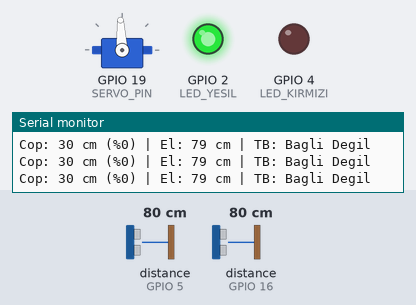
This sketch was run on a simulated ESP32. Shown: servo, output pins drawn as LEDs (lit = HIGH), the last lines printed to the serial monitor. Wiring (inferred from the names in the program): 2 × ultrasonic range finder: trigger GPIO 17, echo GPIO 16 / trigger GPIO 18, echo GPIO 5. The inputs (shaded band) are chosen by the test bench; at power-on: distance to the obstacle (sensors on GPIO 16, GPIO 5) 80 cm. The echo pulse lasts 58.3 µs per cm; WiFi joins after 1.5 s; servers stay silent unless stated; no MQTT or app messages arrive unless stated; pins used as bus, display or sensor lines are not drawn.

Above: at 2.7 s.
2.8 s: distance to the obstacle (sensor on GPIO 16) set to 2 cm
At 3.1 s:
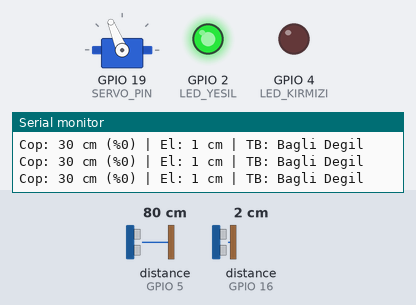
5.2 s: distance to the obstacle (sensor on GPIO 5) set to 9 cm
At 8.1 s:
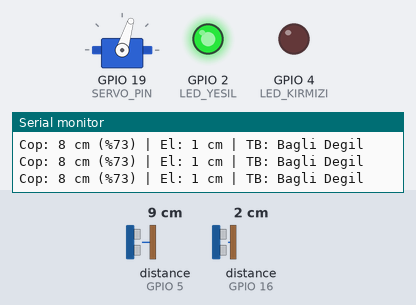
8.2 s: distance to the obstacle (sensor on GPIO 5) set to 6 cm
At 9.9 s:
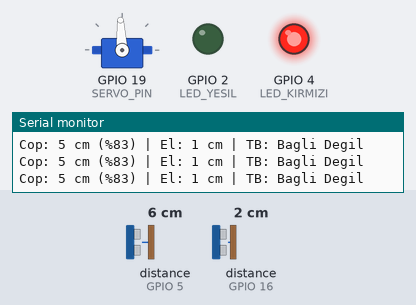
Timing chart, 0 to 11.4 s (numbered marks = the images above; inputs shaded):
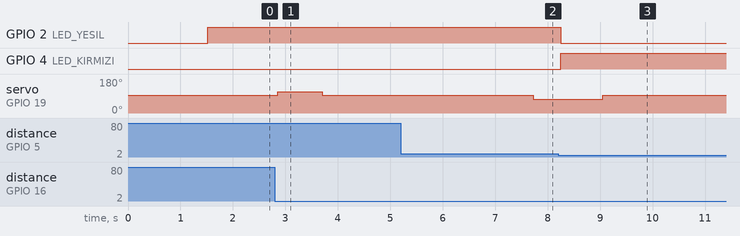

The sketch:

SmartTrashBin.ino
```cpp
#include <WiFi.h>
#include <PubSubClient.h>
#include <ESP32Servo.h>

// --- PİN TANIMLAMALARI ---
const int SEVIYE_TRIG = 18;  // 1. Sensör (İçerideki - Çöp Seviyesi)
const int SEVIYE_ECHO = 5;
const int EL_TRIG = 17;      // 2. Sensör (Dışarıdaki - El Algılama)
const int EL_ECHO = 16;

const int SERVO_PIN = 19;    // Servo Motor
const int LED_YESIL = 2;     // D2 Pini (Yeşil LED)
const int LED_KIRMIZI = 4;   // D4 Pini (Kırmızı LED)

// --- PROJE VE CİHAZ AYARLARI ---
const int COP_KUTUSU_BOYUTU = 30;   // Maket çöp kutusu boyutu (cm)
const int DOLULUK_ESIGI = 80;       // %80 ve üzeri dolu kabul edilir
const int EL_ALGILAMA_MESAFESI = 5;   // El algılama eşiği 5 cm

// --- WI-FI VE THINGSBOARD AYARLARI ---
const char* WIFI_SSID = "BURAYA_WIFI_ADINIZI_GIRIN";
const char* WIFI_PASSWORD = "BURAYA_WIFI_SIFRENIZI_GIRIN";

const char* TB_SERVER = "mqtt.thingsboard.cloud";
const int TB_PORT = 1883;
const char* TB_TOKEN = "BURAYA_THINGSBOARD_TOKEN_GIRIN";

// --- NESNELER VE YARDIMCI DEĞİŞKENLER ---
Servo kapakServosu;
WiFiClient espClient;
PubSubClient client(espClient);

unsigned long sonVeriGondermeZamani = 0;
const unsigned long VERI_GONDERME_ARALIGI = 1000; // Buluta 1 saniyede bir veri gönder (gecikmeyi azaltmak için)
unsigned long sonBaglantiDenemeZamani = 0;
const unsigned long BAGLANTI_DENEME_ARALIGI = 10000; // Bağlantı koparsa 10 saniyede bir dene (Non-blocking)

// --- SERVO DURUMLARI (360 Derece Servo İçin) ---
enum KapakDurumu {
  KAPALI,
  ACILIYOR,
  ACIK,
  KAPANIYOR
};
KapakDurumu kapakDurumu = KAPALI;
unsigned long kapakAksiyonZamani = 0;
const unsigned long KAPAK_HAREKET_SURESI = 800; // Kapak açılma/kapanma motor dönme süresi (milisaniye)
const unsigned long KAPAK_ACIK_BEKLEME_SURESI = 4000; // Kapağın açık kalma süresi (milisaniye)

// 360 Derece Servo için mikrosaniye (pulse width) tanımlamaları
const int SERVO_DUR = 1500;       // Motoru durduran nötr değer (Standart: 1500)
const int SERVO_AC_YON = 1700;    // Kapak açma yönü (1500-2000 arası). Ters ise 1300 yapın.
const int SERVO_KAPA_YON = 1300;  // Kapak kapama yönü (1000-1500 arası). Ters ise 1700 yapın.

// Mesafe ölçen yardımcı fonksiyon
int mesafeOlc(int trigPin, int echoPin) {
  digitalWrite(trigPin, LOW);
  delayMicroseconds(2);
  digitalWrite(trigPin, HIGH);
  delayMicroseconds(10);
  digitalWrite(trigPin, LOW);

  long duration = pulseIn(echoPin, HIGH, 15000); // Zaman aşımını 15ms'ye çektik (yaklaşık 2.5 metre için yeterli, okuma hızını artırır)
  int mesafe = duration * 0.034 / 2;
  return mesafe;
}

// Wi-Fi bağlantı fonksiyonu
void wifiKur() {
  delay(10);
  Serial.println();
  Serial.print("Wi-Fi baglantisi kuruluyor: ");
  Serial.println(WIFI_SSID);

  WiFi.begin(WIFI_SSID, WIFI_PASSWORD);

  // Kurulumda baglanana kadar bekleyebiliriz
  int denemeSayisi = 0;
  while (WiFi.status() != WL_CONNECTED && denemeSayisi < 20) {
    delay(500);
    Serial.print(".");
    denemeSayisi++;
  }

  if (WiFi.status() == WL_CONNECTED) {
    Serial.println("");
    Serial.println("Wi-Fi baglandi!");
    Serial.print("IP adresi: ");
    Serial.println(WiFi.localIP());
  } else {
    Serial.println("\nWi-Fi baglantisi kurulamadi! Sistem offline modda baslatiliyor.");
  }
}

// ThingsBoard MQTT Bağlantı fonksiyonu (Non-blocking yapabilmek için sorgulu)
boolean tbBaglan() {
  if (WiFi.status() != WL_CONNECTED) {
    return false;
  }

  Serial.print("ThingsBoard MQTT baglantisi deneniyor (");
  Serial.print(TB_SERVER);
  Serial.println(")...");

  // ThingsBoard baglantisi icin Token'i Kullanıcı Adı (Username) alanına yazıyoruz, şifre boş kalıyor.
  if (client.connect("ESP32_SmartTrashBin", TB_TOKEN, NULL)) {
    Serial.println("ThingsBoard baglantisi basarili!");
    return true;
  } else {
    Serial.print("Baglanti basarisiz, hata kodu: ");
    Serial.println(client.state());
    return false;
  }
}

void setup() {
  Serial.begin(115200);

  // Sensör pin ayarları
  pinMode(SEVIYE_TRIG, OUTPUT);
  pinMode(SEVIYE_ECHO, INPUT);
  pinMode(EL_TRIG, OUTPUT);
  pinMode(EL_ECHO, INPUT);

  // LED pin ayarları
  pinMode(LED_YESIL, OUTPUT);
  pinMode(LED_KIRMIZI, OUTPUT);

  // Servo başlangıç ayarı
  kapakServosu.attach(SERVO_PIN);
  kapakServosu.writeMicroseconds(SERVO_DUR); // Kapak durur vaziyette başlar

  // Wi-Fi Kurulumu
  wifiKur();
  client.setServer(TB_SERVER, TB_PORT);
}

void loop() {
  // MQTT istemcisini canlı tut
  client.loop();

  // Wi-Fi veya MQTT bağlantısı koptuğunda loop'u kilitlemeden (non-blocking) belirli aralıklarla bağlanmayı dene
  unsigned long simdikiZaman = millis();
  if (WiFi.status() == WL_CONNECTED) {
    if (!client.connected()) {
      if (simdikiZaman - sonBaglantiDenemeZamani >= BAGLANTI_DENEME_ARALIGI) {
        sonBaglantiDenemeZamani = simdikiZaman;
        tbBaglan();
      }
    }
  }

  // Sensörlerden verileri oku
  int icMesafe = mesafeOlc(SEVIYE_TRIG, SEVIYE_ECHO);
  int disMesafe = mesafeOlc(EL_TRIG, EL_ECHO);

  // Hatalı/sınır dışı okuma düzeltmeleri
  if (icMesafe > COP_KUTUSU_BOYUTU || icMesafe <= 0) icMesafe = COP_KUTUSU_BOYUTU;
  if (disMesafe <= 0) disMesafe = 400;

  // Doluluk oranı hesabı
  int dolulukOrani = ((COP_KUTUSU_BOYUTU - icMesafe) * 100) / COP_KUTUSU_BOYUTU;
  if (dolulukOrani < 0) dolulukOrani = 0;

  boolean kutuDolu = (dolulukOrani >= DOLULUK_ESIGI);

  // --- ALGORİTMA MANTIĞI (360 Derece Servo State Machine) ---
  if (kutuDolu) {
    // DURUM 1: Kutu Dolu -> Kırmızı LED, Kapak Kilitli
    digitalWrite(LED_KIRMIZI, HIGH);
    digitalWrite(LED_YESIL, LOW);

    // Eğer kapak açık veya hareket halindeyse acilen kapatıp kilitleyelim
    if (kapakDurumu != KAPALI) {
      kapakServosu.writeMicroseconds(SERVO_KAPA_YON);
      delay(KAPAK_HAREKET_SURESI); // Acil kapatma için küçük bir bloke edici gecikme kabul edilebilir
      kapakServosu.writeMicroseconds(SERVO_DUR);
      kapakDurumu = KAPALI;
    } else {
      kapakServosu.writeMicroseconds(SERVO_DUR); // Kilitliyken sürekli dur sinyali gönder
    }
  } else {
    // DURUM 2: Güvenli Mod -> Yeşil LED
    digitalWrite(LED_YESIL, HIGH);
    digitalWrite(LED_KIRMIZI, LOW);

    // Kapak kapalıyken el algılanırsa açma motorunu çalıştır
    if (kapakDurumu == KAPALI && disMesafe <= EL_ALGILAMA_MESAFESI) {
      Serial.println("El Algilandi -> Kapak Aciliyor...");
      kapakServosu.writeMicroseconds(SERVO_AC_YON);
      kapakAksiyonZamani = simdikiZaman;
      kapakDurumu = ACILIYOR;
    } else if (kapakDurumu == KAPALI) {
      kapakServosu.writeMicroseconds(SERVO_DUR); // El algılanmadığında sürekli dur sinyali gönder
    }
  }

  // Açılma süresi dolunca motoru durdur ve açık beklemeye geç
  if (kapakDurumu == ACILIYOR && (simdikiZaman - kapakAksiyonZamani >= KAPAK_HAREKET_SURESI)) {
    Serial.println("Kapak Acildi -> Motor Durduruluyor...");
    kapakServosu.writeMicroseconds(SERVO_DUR);
    kapakAksiyonZamani = simdikiZaman;
    kapakDurumu = ACIK;
  }

  // Açık bekleme süresi dolunca kapatma motorunu çalıştır
  if (kapakDurumu == ACIK && (simdikiZaman - kapakAksiyonZamani >= KAPAK_ACIK_BEKLEME_SURESI)) {
    Serial.println("Sure Bitti -> Kapak Kapaniyor...");
    kapakServosu.writeMicroseconds(SERVO_KAPA_YON);
    kapakAksiyonZamani = simdikiZaman;
    kapakDurumu = KAPANIYOR;
  }

  // Kapanma süresi dolunca motoru durdur ve kapalı moda geç
  if (kapakDurumu == KAPANIYOR && (simdikiZaman - kapakAksiyonZamani >= KAPAK_HAREKET_SURESI)) {
    Serial.println("Kapak Kapandi -> Motor Durduruluyor...");
    kapakServosu.writeMicroseconds(SERVO_DUR);
    kapakDurumu = KAPALI;
  }

  // --- THINGSBOARD BULUTA VERİ GÖNDERME (2 saniyede bir) ---
  if (client.connected() && (simdikiZaman - sonVeriGondermeZamani >= VERI_GONDERME_ARALIGI)) {
    sonVeriGondermeZamani = simdikiZaman;

    // Telemetri verisini JSON formatında hazırlıyoruz
    String payload = "{";
    payload += "\"icMesafe\":" + String(icMesafe) + ",";
    payload += "\"dolulukOrani\":" + String(dolulukOrani) + ",";
    payload += "\"disMesafe\":" + String(disMesafe) + ",";
    payload += "\"kilitli\":" + String(kutuDolu ? "true" : "false");
    payload += "}";

    // ThingsBoard'un telemetri yayınlama (publish) konusu: v1/devices/me/telemetry
    if (client.publish("v1/devices/me/telemetry", payload.c_str())) {
      Serial.print("Buluta gonderilen veri: ");
      Serial.println(payload);
    } else {
      Serial.println("Buluta veri gonderme basarisiz!");
    }
  }

  // Seri port ekranına çıktı ver
  Serial.print("Cop: "); Serial.print(icMesafe);
  Serial.print(" cm (%"); Serial.print(dolulukOrani);
  Serial.print(") | El: "); Serial.print(disMesafe);
  Serial.print(" cm | TB: ");
  Serial.println(client.connected() ? "Bagli" : "Bagli Degil");

  delay(50); // Ölçüm hassasiyetini ve kapak tepki hızını artırmak için döngü süresi kısaltıldı
}
```

Measured:
- the behaviour switches between 8 and 7 cm on distance to the obstacle (sensor on GPIO 5) (found by bisection; images 2 and 3)
- after the input at 2.8 s, servo on GPIO 19 (SERVO_PIN): 93° → 112° after 0.06 s, → 93° 0.85 s later
- after the input at 8.2 s, GPIO 2 (LED_YESIL): HIGH → LOW after 0.05 s; GPIO 4 (LED_KIRMIZI): LOW → HIGH after 0.05 s
